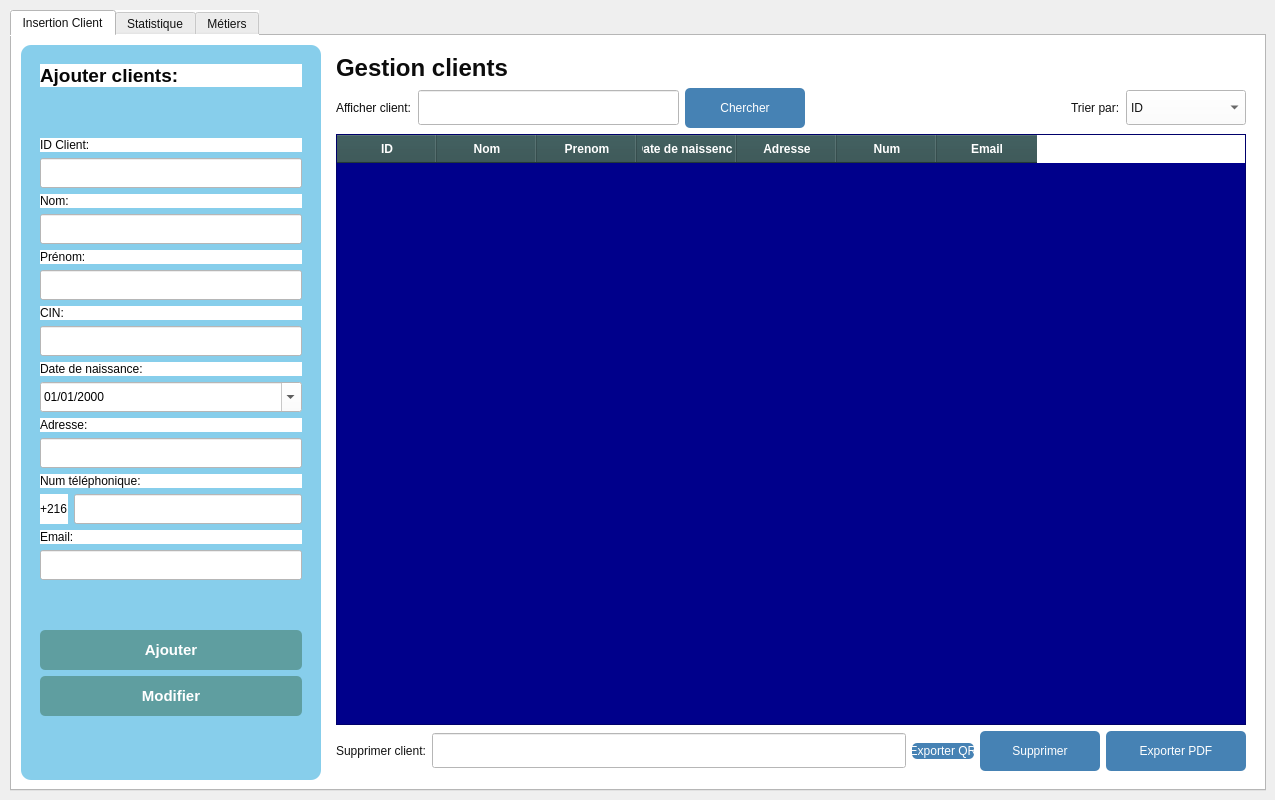
    <widget class="QWidget" name="page_3">
     <widget class="QTabWidget" name="tabWidget_3">
      <property name="geometry">
       <rect>
        <x>10</x>
        <y>10</y>
        <width>1256</width>
        <height>781</height>
       </rect>
      </property>
      <property name="styleSheet">
       <string notr="true">color: rgb(18, 18, 18);
background-color: rgb(255, 255, 255);</string>
      </property>
      <property name="currentIndex">
       <number>0</number>
      </property>
      <property name="tabsClosable">
       <bool>false</bool>
      </property>
      <property name="tabBarAutoHide">
       <bool>true</bool>
      </property>
      <widget class="QWidget" name="tab_crud">
       <attribute name="title">
        <string>Insertion Client</string>
       </attribute>
       <layout class="QHBoxLayout" name="horizontalLayout">
        <item>
         <widget class="QFrame" name="frameAjout">
          <property name="minimumSize">
           <size>
            <width>300</width>
            <height>0</height>
           </size>
          </property>
          <property name="maximumSize">
           <size>
            <width>300</width>
            <height>16777215</height>
           </size>
          </property>
          <property name="styleSheet">
           <string notr="true">QFrame#frameAjout {
    background-color: rgb(135, 206, 235);
    border-radius: 10px;
    padding: 10px;
}</string>
          </property>
          <property name="frameShape">
           <enum>QFrame::Shape::StyledPanel</enum>
          </property>
          <layout class="QVBoxLayout" name="verticalLayout">
           <item>
            <widget class="QLabel" name="labelTitre">
             <property name="font">
              <font>
               <pointsize>14</pointsize>
               <bold>true</bold>
              </font>
             </property>
             <property name="styleSheet">
              <string notr="true">color: rgb(6, 6, 6);
</string>
             </property>
             <property name="text">
              <string>Ajouter clients:</string>
             </property>
            </widget>
           </item>
           <item>
            <spacer name="verticalSpacer_1">
             <property name="orientation">
              <enum>Qt::Orientation::Vertical</enum>
             </property>
             <property name="sizeHint" stdset="0">
              <size>
               <width>20</width>
               <height>20</height>
              </size>
             </property>
            </spacer>
           </item>
           <item>
            <widget class="QLabel" name="labelID">
             <property name="styleSheet">
              <string notr="true">color: rgb(6, 6, 6);
</string>
             </property>
             <property name="text">
              <string>ID Client:</string>
             </property>
            </widget>
           </item>
           <item>
            <widget class="QLineEdit" name="lineEditID">
             <property name="minimumSize">
              <size>
               <width>0</width>
               <height>30</height>
              </size>
             </property>
             <property name="styleSheet">
              <string notr="true">color: rgb(0, 0, 0);
background-color: rgb(255, 255, 255);</string>
             </property>
            </widget>
           </item>
           <item>
            <widget class="QLabel" name="labelNom">
             <property name="styleSheet">
              <string notr="true">color: rgb(6, 6, 6);
</string>
             </property>
             <property name="text">
              <string>Nom:</string>
             </property>
            </widget>
           </item>
           <item>
            <widget class="QLineEdit" name="lineEditNom">
             <property name="minimumSize">
              <size>
               <width>0</width>
               <height>30</height>
              </size>
             </property>
             <property name="styleSheet">
              <string notr="true">color: rgb(0, 0, 0);
background-color: rgb(255, 255, 255);</string>
             </property>
            </widget>
           </item>
           <item>
            <widget class="QLabel" name="labelPrenom">
             <property name="styleSheet">
              <string notr="true">color: rgb(6, 6, 6);
</string>
             </property>
             <property name="text">
              <string>Prénom:</string>
             </property>
            </widget>
           </item>
           <item>
            <widget class="QLineEdit" name="lineEditPrenom">
             <property name="minimumSize">
              <size>
               <width>0</width>
               <height>30</height>
              </size>
             </property>
             <property name="styleSheet">
              <string notr="true">color: rgb(0, 0, 0);
background-color: rgb(255, 255, 255);</string>
             </property>
            </widget>
           </item>
           <item>
            <widget class="QLabel" name="labelCIN">
             <property name="styleSheet">
              <string notr="true">color: rgb(6, 6, 6);
</string>
             </property>
             <property name="text">
              <string>CIN:</string>
             </property>
            </widget>
           </item>
           <item>
            <widget class="QLineEdit" name="lineEditCIN">
             <property name="minimumSize">
              <size>
               <width>0</width>
               <height>30</height>
              </size>
             </property>
             <property name="styleSheet">
              <string notr="true">color: rgb(0, 0, 0);
background-color: rgb(255, 255, 255);</string>
             </property>
            </widget>
           </item>
           <item>
            <widget class="QLabel" name="labelPoste">
             <property name="styleSheet">
              <string notr="true">color: rgb(6, 6, 6);
</string>
             </property>
             <property name="text">
              <string>Date de naissance:</string>
             </property>
            </widget>
           </item>
           <item>
            <widget class="QDateEdit" name="jjj">
             <property name="minimumSize">
              <size>
               <width>0</width>
               <height>30</height>
              </size>
             </property>
             <property name="styleSheet">
              <string notr="true">color: rgb(0, 0, 0);
background-color: rgb(255, 255, 255);
</string>
             </property>
             <property name="displayFormat">
              <string>dd/MM/yyyy</string>
             </property>
             <property name="calendarPopup">
              <bool>true</bool>
             </property>
             <property name="date">
              <date>
               <year>2000</year>
               <month>1</month>
               <day>1</day>
              </date>
             </property>
            </widget>
           </item>
           <item>
            <widget class="QLabel" name="labelMotDePasse">
             <property name="styleSheet">
              <string notr="true">color: rgb(6, 6, 6);
</string>
             </property>
             <property name="text">
              <string>Adresse:</string>
             </property>
            </widget>
           </item>
           <item>
            <widget class="QLineEdit" name="lineEditMotDePasse">
             <property name="minimumSize">
              <size>
               <width>0</width>
               <height>30</height>
              </size>
             </property>
             <property name="styleSheet">
              <string notr="true">color: rgb(0, 0, 0);
background-color: rgb(255, 255, 255);</string>
             </property>
            </widget>
           </item>
           <item>
            <widget class="QLabel" name="labelTelephone">
             <property name="styleSheet">
              <string notr="true">color: rgb(6, 6, 6);
</string>
             </property>
             <property name="text">
              <string>Num téléphonique:</string>
             </property>
            </widget>
           </item>
           <item>
            <layout class="QHBoxLayout" name="horizontalLayout_2">
             <item>
              <widget class="QLabel" name="labelIndicatif">
               <property name="styleSheet">
                <string notr="true">color: rgb(6, 6, 6);
</string>
               </property>
               <property name="text">
                <string>+216</string>
               </property>
              </widget>
             </item>
             <item>
              <widget class="QLineEdit" name="lineEditTelephone">
               <property name="minimumSize">
                <size>
                 <width>0</width>
                 <height>30</height>
                </size>
               </property>
               <property name="styleSheet">
                <string notr="true">color: rgb(0, 0, 0);
background-color: rgb(255, 255, 255);</string>
               </property>
              </widget>
             </item>
            </layout>
           </item>
           <item>
            <widget class="QLabel" name="labelDateEmbauche">
             <property name="styleSheet">
              <string notr="true">color: rgb(6, 6, 6);
</string>
             </property>
             <property name="text">
              <string>Email:</string>
             </property>
            </widget>
           </item>
           <item>
            <widget class="QLineEdit" name="lineEditPoste">
             <property name="minimumSize">
              <size>
               <width>0</width>
               <height>30</height>
              </size>
             </property>
             <property name="styleSheet">
              <string notr="true">color: rgb(0, 0, 0);
background-color: rgb(255, 255, 255);</string>
             </property>
            </widget>
           </item>
           <item>
            <spacer name="verticalSpacer_8">
             <property name="orientation">
              <enum>Qt::Orientation::Vertical</enum>
             </property>
             <property name="sizeHint" stdset="0">
              <size>
               <width>20</width>
               <height>20</height>
              </size>
             </property>
            </spacer>
           </item>
           <item>
            <widget class="QPushButton" name="btnAjouter">
             <property name="minimumSize">
              <size>
               <width>0</width>
               <height>40</height>
              </size>
             </property>
             <property name="font">
              <font>
               <pointsize>11</pointsize>
               <bold>true</bold>
              </font>
             </property>
             <property name="styleSheet">
              <string notr="true">QPushButton {
    background-color: rgb(95, 158, 160);
    color: white;
    border-radius: 5px;
    padding: 5px;
}
QPushButton:hover {
    background-color: rgb(74, 122, 124);
}</string>
             </property>
             <property name="text">
              <string>Ajouter</string>
             </property>
            </widget>
           </item>
           <item>
            <widget class="QPushButton" name="btnModifier">
             <property name="minimumSize">
              <size>
               <width>0</width>
               <height>40</height>
              </size>
             </property>
             <property name="font">
              <font>
               <pointsize>11</pointsize>
               <bold>true</bold>
              </font>
             </property>
             <property name="styleSheet">
              <string notr="true">QPushButton {
    background-color: rgb(95, 158, 160);
    color: white;
    border-radius: 5px;
    padding: 5px;
}
QPushButton:hover {
    background-color: rgb(74, 122, 124);
}</string>
             </property>
             <property name="text">
              <string>Modifier</string>
             </property>
            </widget>
           </item>
           <item>
            <spacer name="verticalSpacer_9">
             <property name="orientation">
              <enum>Qt::Orientation::Vertical</enum>
             </property>
             <property name="sizeType">
              <enum>QSizePolicy::Policy::Expanding</enum>
             </property>
             <property name="sizeHint" stdset="0">
              <size>
               <width>20</width>
               <height>40</height>
              </size>
             </property>
            </spacer>
           </item>
          </layout>
         </widget>
        </item>
        <item>
         <widget class="QWidget" name="widgetGestion" native="true">
          <property name="styleSheet">
           <string notr="true">background-color: rgb(255, 255, 255);</string>
          </property>
          <layout class="QVBoxLayout" name="verticalLayout_2">
           <item>
            <widget class="QLabel" name="labelGestion">
             <property name="font">
              <font>
               <pointsize>18</pointsize>
               <bold>true</bold>
              </font>
             </property>
             <property name="styleSheet">
              <string notr="true">color: rgb(12, 12, 12);</string>
             </property>
             <property name="text">
              <string>Gestion clients</string>
             </property>
            </widget>
           </item>
           <item>
            <layout class="QHBoxLayout" name="horizontalLayout_3">
             <item>
              <widget class="QLabel" name="labelAfficher">
               <property name="styleSheet">
                <string notr="true">color: rgb(11, 11, 11);</string>
               </property>
               <property name="text">
                <string>Afficher client:</string>
               </property>
              </widget>
             </item>
             <item>
              <widget class="QLineEdit" name="lineEditRecherche">
               <property name="minimumSize">
                <size>
                 <width>250</width>
                 <height>35</height>
                </size>
               </property>
              </widget>
             </item>
             <item>
              <widget class="QPushButton" name="btnChercher">
               <property name="minimumSize">
                <size>
                 <width>120</width>
                 <height>40</height>
                </size>
               </property>
               <property name="styleSheet">
                <string notr="true">QPushButton {
    background-color: rgb(70, 130, 180);
    color: white;
    border-radius: 5px;
}
QPushButton:hover {
    background-color: rgb(54, 100, 139);
}</string>
               </property>
               <property name="text">
                <string>Chercher</string>
               </property>
              </widget>
             </item>
             <item>
              <spacer name="horizontalSpacer">
               <property name="orientation">
                <enum>Qt::Orientation::Horizontal</enum>
               </property>
               <property name="sizeHint" stdset="0">
                <size>
                 <width>40</width>
                 <height>20</height>
                </size>
               </property>
              </spacer>
             </item>
             <item>
              <widget class="QLabel" name="labelTrier">
               <property name="text">
                <string>Trier par:</string>
               </property>
              </widget>
             </item>
             <item>
              <widget class="QComboBox" name="comboBoxTrier">
               <property name="minimumSize">
                <size>
                 <width>120</width>
                 <height>35</height>
                </size>
               </property>
               <item>
                <property name="text">
                 <string>ID</string>
                </property>
               </item>
               <item>
                <property name="text">
                 <string>Nom</string>
                </property>
               </item>
              </widget>
             </item>
            </layout>
           </item>
           <item>
            <widget class="QTableWidget" name="tableWidget_6">
             <property name="styleSheet">
              <string notr="true">QTableWidget {
    background-color: rgb(0, 0, 139);
    color: white;
    gridline-color: rgb(65, 105, 225);
}
QHeaderView::section {
    background-color: rgb(47, 79, 79);
    color: white;
    padding: 5px;
    font-weight: bold;
}
QTableWidget::item:selected {
    background-color: rgb(30, 144, 255);
}</string>
             </property>
             <column>
              <property name="text">
               <string>ID</string>
              </property>
             </column>
             <column>
              <property name="text">
               <string>Nom</string>
              </property>
             </column>
             <column>
              <property name="text">
               <string>Prenom</string>
              </property>
             </column>
             <column>
              <property name="text">
               <string>Date de naissence</string>
              </property>
             </column>
             <column>
              <property name="text">
               <string>Adresse</string>
              </property>
             </column>
             <column>
              <property name="text">
               <string>Num</string>
              </property>
             </column>
             <column>
              <property name="text">
               <string>Email</string>
              </property>
             </column>
            </widget>
           </item>
           <item>
            <layout class="QHBoxLayout" name="horizontalLayout_4">
             <item>
              <widget class="QLabel" name="labelSupprimer">
               <property name="text">
                <string>Supprimer client:</string>
               </property>
              </widget>
             </item>
             <item>
              <widget class="QLineEdit" name="lineEditSupprimer">
               <property name="minimumSize">
                <size>
                 <width>250</width>
                 <height>35</height>
                </size>
               </property>
              </widget>
             </item>
             <item>
              <widget class="QPushButton" name="pushButton_30">
               <property name="maximumSize">
                <size>
                 <width>62</width>
                 <height>16</height>
                </size>
               </property>
               <property name="styleSheet">
                <string notr="true">QPushButton {
    background-color: rgb(70, 130, 180);
    color: white;
    border-radius: 5px;
}
QPushButton:hover {
    background-color: rgb(54, 100, 139);
}
</string>
               </property>
               <property name="text">
                <string>Exporter QR</string>
               </property>
              </widget>
             </item>
             <item>
              <widget class="QPushButton" name="btnSupprimer">
               <property name="minimumSize">
                <size>
                 <width>120</width>
                 <height>40</height>
                </size>
               </property>
               <property name="styleSheet">
                <string notr="true">QPushButton {
    background-color: rgb(70, 130, 180);
    color: white;
    border-radius: 5px;
}
QPushButton:hover {
    background-color: rgb(54, 100, 139);
}</string>
               </property>
               <property name="text">
                <string>Supprimer</string>
               </property>
              </widget>
             </item>
             <item>
              <widget class="QPushButton" name="btnExporterPDF">
               <property name="minimumSize">
                <size>
                 <width>140</width>
                 <height>40</height>
                </size>
               </property>
               <property name="styleSheet">
                <string notr="true">QPushButton {
    background-color: rgb(70, 130, 180);
    color: white;
    border-radius: 5px;
}
QPushButton:hover {
    background-color: rgb(54, 100, 139);
}</string>
               </property>
               <property name="text">
                <string>Exporter PDF</string>
               </property>
              </widget>
             </item>
            </layout>
           </item>
          </layout>
         </widget>
        </item>
       </layout>
      </widget>
      <widget class="QWidget" name="tab_ajouter">
       <attribute name="title">
        <string>Statistique</string>
       </attribute>
       <layout class="QVBoxLayout" name="verticalLayout_3">
        <item>
         <widget class="QLabel" name="label_101">
          <property name="text">
           <string/>
          </property>
          <property name="pixmap">
           <pixmap>../../../Downloads/WhatsApp Image 2025-10-04 at 14.53.30.jpeg</pixmap>
          </property>
         </widget>
        </item>
       </layout>
      </widget>
      <widget class="QWidget" name="tab_14">
       <attribute name="title">
        <string>Métiers</string>
       </attribute>
       <widget class="QLabel" name="label_102">
        <property name="geometry">
         <rect>
          <x>340</x>
          <y>10</y>
          <width>651</width>
          <height>601</height>
         </rect>
        </property>
        <property name="text">
         <string/>
        </property>
        <property name="pixmap">
         <pixmap>../../../Downloads/WhatsApp Image 2025-10-04 at 14.58.41.jpeg</pixmap>
        </property>
       </widget>
       <widget class="QLabel" name="label_103">
        <property name="geometry">
         <rect>
          <x>90</x>
          <y>170</y>
          <width>181</width>
          <height>131</height>
         </rect>
        </property>
        <property name="styleSheet">
         <string notr="true">font: 20pt &quot;Segoe UI&quot;;</string>
        </property>
        <property name="text">
         <string>JPS Maps</string>
        </property>
       </widget>
      </widget>
     </widget>
    </widget>
